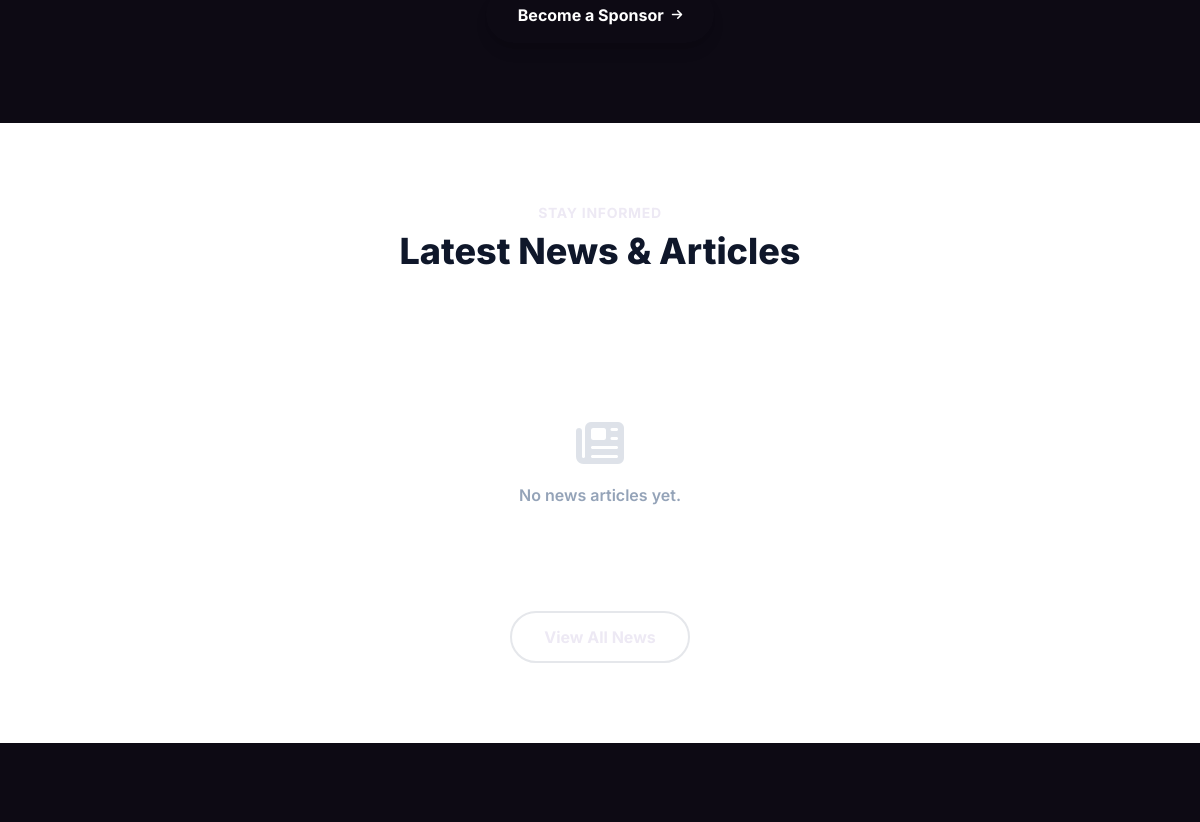
The app's page / (middle part), older data.
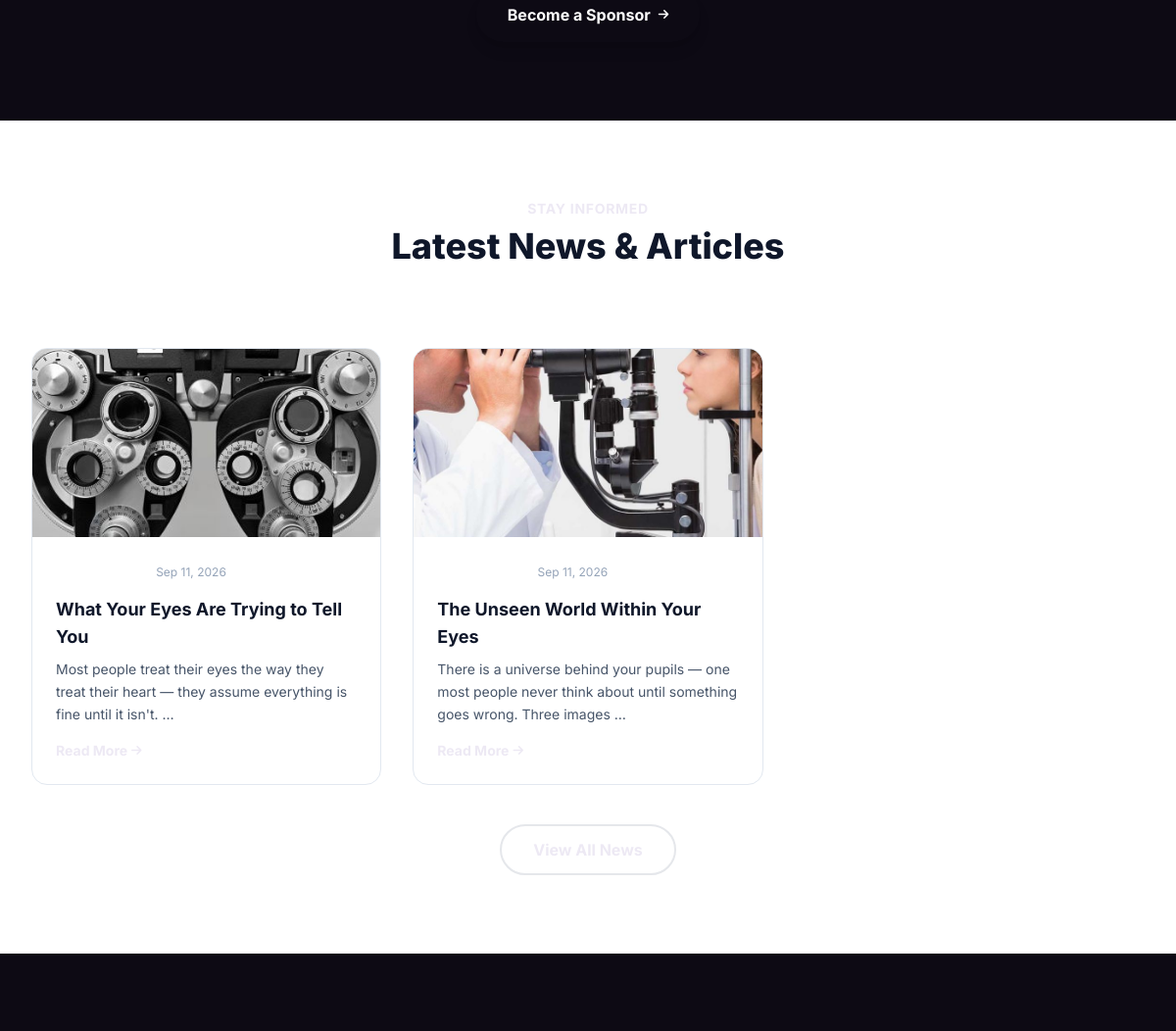
The same page, newer data.
### news/models.py (models this page shows, shortened)
class Post(models.Model):
    CATEGORY_CHOICES = [('academic','Academic'),('outreach','Outreach'),('social','Social')]
    title        = models.CharField(max_length=200)
    slug         = models.SlugField(unique=True)
    category     = models.CharField(max_length=20, choices=CATEGORY_CHOICES, default='academic')
    excerpt      = models.TextField(max_length=300)
    body         = models.TextField()
    cover_image  = models.ImageField(upload_to='news/', blank=True, null=True)
    published_at = models.DateTimeField()
    class Meta:
        ordering = ['-published_at']

### pages/views.py (the view)
# urls.py: path('',         views.home,    name='home'),
def home(request):
    upcoming_events = Event.objects.filter(
        start_datetime__gte=timezone.now()
    ).order_by('start_datetime')[:3]
    latest_news = Post.objects.order_by('-published_at')[:3]
    stats = {
        'members': Member.objects.filter(status='approved').count(),
        'events': Event.objects.count(),
        'screened': Event.objects.filter(is_outreach=True).aggregate(
            total=__import__('django.db.models', fromlist=['Sum']).Sum('people_screened')
        )['total'] or 0,
        'glasses': Event.objects.filter(is_outreach=True).aggregate(
            total=__import__('django.db.models', fromlist=['Sum']).Sum('glasses_donated')
        )['total'] or 0,
    }
    context = {
        'upcoming_events': upcoming_events,
        'latest_news': latest_news,
        'stats': stats,
    }
    return render(request, 'pages/home.html', context)

### templates/pages/home.html (shortened to what this page needs)
﻿{% extends 'base.html' %}
{% load static %}
{% block content %}
<section class="bg-brand-black py-20 text-center">
  <div class="max-w-3xl mx-auto px-4">
    <a href="{% url 'sponsorship:list' %}" class="bg-brand-purple hover:bg-brand-purple-dark text-white font-bold px-8 py-4 rounded-full shadow-lg transition-all inline-flex items-center gap-2">
      Become a Sponsor <i class="fa-solid fa-arrow-right text-xs"></i>
    </a>
  </div>
</section>
<section class="py-20 bg-white">
  <div class="max-w-7xl mx-auto px-4 md:px-8">
    <div class="text-center max-w-2xl mx-auto mb-16">
      <span class="text-brand-purple font-bold text-sm tracking-wider uppercase block mb-2">Stay Informed</span>
      <h2 class="text-3xl md:text-4xl font-extrabold text-slate-900">Latest News & Articles</h2>
      <div class="w-16 h-1 bg-brand-purple mx-auto mt-4 rounded-full"></div>
    </div>
    <div class="grid grid-cols-1 md:grid-cols-3 gap-8">
      {% for post in latest_news %}
      <div class="bg-white rounded-2xl overflow-hidden border border-slate-200 shadow-card hover:shadow-hover transition-all duration-300 group">
        <div class="h-48 overflow-hidden">
          {% if post.cover_image %}
            <img src="{{ post.cover_image.url }}" alt="{{ post.title }}" class="w-full h-full object-cover group-hover:scale-105 transition-transform duration-500" />
          {% else %}
            <div class="w-full h-full bg-brand-purple/10 flex items-center justify-center">
              <i class="fa-solid fa-newspaper text-brand-purple text-5xl opacity-30"></i>
            </div>
          {% endif %}
        </div>
        <div class="p-6">
          <div class="flex items-center gap-2 mb-3">
            <span class="bg-brand-purple text-white text-xs font-bold px-3 py-1 rounded-full uppercase tracking-wider">{{ post.category }}</span>
            <span class="text-slate-400 text-xs">{{ post.published_at|date:"M d, Y" }}</span>
          </div>
          <h3 class="font-bold text-slate-900 text-lg mb-2 group-hover:text-brand-purple transition-colors">{{ post.title }}</h3>
          <p class="text-slate-600 text-sm leading-relaxed mb-4">{{ post.excerpt|truncatewords:20 }}</p>
          <a href="{% url 'news:detail' post.slug %}" class="text-brand-purple font-bold text-sm hover:underline inline-flex items-center gap-1">
            Read More <i class="fa-solid fa-arrow-right text-xs"></i>
          </a>
        </div>
      </div>
      {% empty %}
      <div class="col-span-3 text-center py-16 text-slate-400">
        <i class="fa-solid fa-newspaper text-5xl mb-4 block opacity-30"></i>
        <p class="font-semibold">No news articles yet.</p>
      </div>
      {% endfor %}
    </div>
    <div class="text-center mt-10">
      <a href="{% url 'news:list' %}" class="border-2 border-brand-purple text-brand-purple hover:bg-brand-purple hover:text-white font-bold px-8 py-3 rounded-full transition-all inline-block">View All News</a>
    </div>
  </div>
</section>
{% endblock %}

### templates/base.html (shortened to what this page needs)
﻿{% load static %}
<!DOCTYPE html>
<html lang="en" class="scroll-smooth">
<head>
  <link rel="stylesheet" href="https://cdnjs.cloudflare.com/ajax/libs/font-awesome/6.5.1/css/all.min.css">
  <script src="https://cdn.tailwindcss.com"></script>
</head>
<body class="min-h-screen flex flex-col antialiased">
  <main class="flex-1">
    {% block content %}{% endblock %}
  </main>
</body>
</html>

### templates/base.html (style rules this page uses)
body { background-color:#0D0A14; font-family:'Inter',sans-serif; color:#EDE9F4; }

Row changes from the older to the newer data that the page shows:
added Post: cover_image (picture), published_at "Sep 11, 2026", title "What Your Eyes Are Trying to Tell You", excerpt "Most people treat their eyes the way they treat their heart — they assume everything is fine until it isn't. …"
added Post: cover_image (picture), published_at "Sep 11, 2026", title "The Unseen World Within Your Eyes", excerpt "There is a universe behind your pupils — one most people never think about until something goes wrong. Three images …"
Text that changed along with them:
text no longer shown: "No news articles yet."
